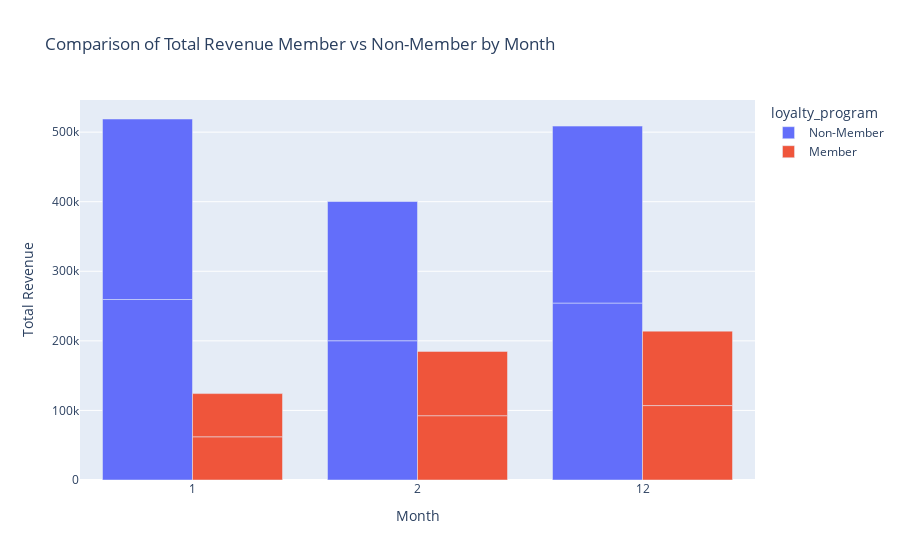

Here is the notebook cell this chart was saved with:
### Code cell
#plot
cust_fig = px.bar(cust_program_revenue, x='purchase_month', y='total_revenue', color='loyalty_program', barmode='group', 
                  labels = {'total_revenue': 'Total Revenue', 'purchase_month':'Month'},
                  title = 'Comparison of Total Revenue Member vs Non-Member by Month')
cust_fig.update_layout(xaxis={'type' : 'category'})

cust_fig.show()

### Figure 1 — Plotly figure (JSON) as saved in the notebook; plotly's stock layout.template omitted (floating-point values rounded to 4 significant figures)
{"data": [{"alignmentgroup": "True", "hovertemplate": "loyalty_program=Non-Member<br>Month=%{x}<br>Total Revenue=%{y}<extra></extra>", "legendgroup": "Non-Member", "marker": {"color": "#636efa", "pattern": {"shape": ""}}, "name": "Non-Member", "offsetgroup": "Non-Member", "orientation": "v", "showlegend": true, "textposition": "auto", "type": "bar", "x": [1, 2, 12, 1, 2, 12], "xaxis": "x", "y": [259400.0, 200100.0, 254300.0, 259400.0, 200100.0, 254300.0], "yaxis": "y"}, {"alignmentgroup": "True", "hovertemplate": "loyalty_program=Member<br>Month=%{x}<br>Total Revenue=%{y}<extra></extra>", "legendgroup": "Member", "marker": {"color": "#EF553B", "pattern": {"shape": ""}}, "name": "Member", "offsetgroup": "Member", "orientation": "v", "showlegend": true, "textposition": "auto", "type": "bar", "x": [1, 2, 12, 1, 2, 12], "xaxis": "x", "y": [62110.0, 92430.0, 107000.0, 62110.0, 92430.0, 107000.0], "yaxis": "y"}], "layout": {"autosize": true, "barmode": "group", "legend": {"title": {"text": "loyalty_program"}, "tracegroupgap": 0}, "title": {"text": "Comparison of Total Revenue Member vs Non-Member by Month"}, "xaxis": {"anchor": "y", "autorange": true, "domain": [0, 1], "range": [-0.5, 2.5], "title": {"text": "Month"}, "type": "category"}, "yaxis": {"anchor": "x", "autorange": true, "domain": [0, 1], "range": [0, 546200.0], "title": {"text": "Total Revenue"}, "type": "linear"}}}
